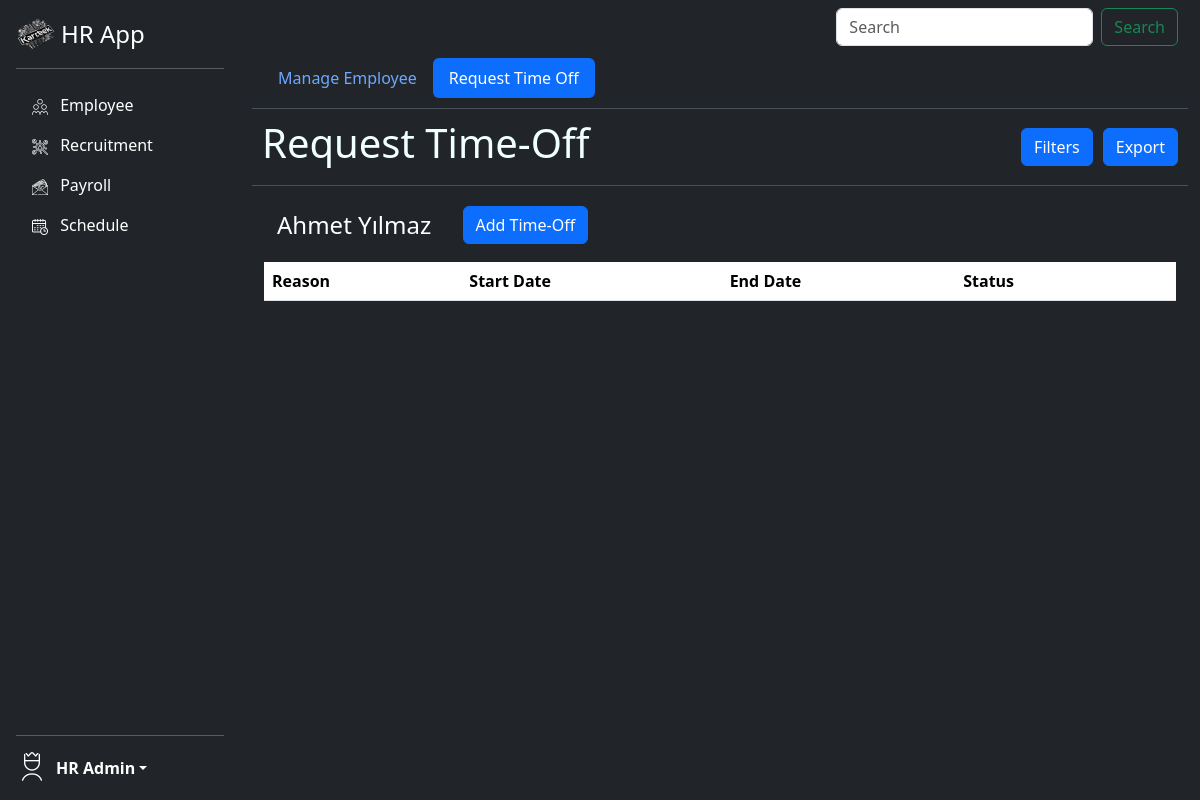
The page /hr_app/timeoffadmin (signed in) on the database as committed earlier.
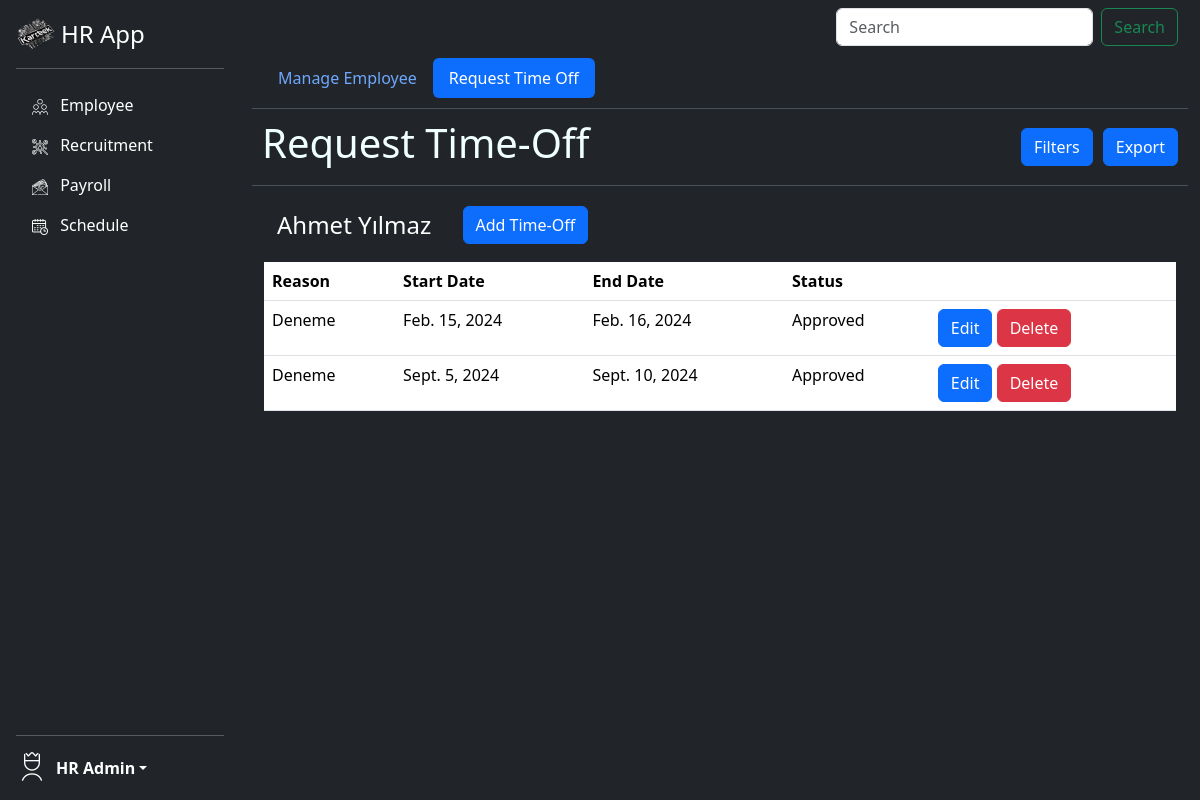
The same page on the database as committed later.
### hr_app/models.py (models this page shows, shortened)
class Employee(models.Model):
    user = models.OneToOneField(User, on_delete=models.CASCADE,null=True, blank=True)
    name = models.CharField(max_length=100)
    email = models.EmailField(help_text="someone@kartek.com",unique=True)
    phone = models.CharField(max_length=15)
    address = models.TextField(null=True)
    position = models.CharField(max_length=50)
    contract_type = models.CharField(max_length=50)
    hire_date= models.DateField()
    salary = models.DecimalField(max_digits=10,decimal_places=2)
    department = models.CharField(max_length=100)
    education = models.CharField(max_length=100)
    birthdate = models.DateField()
    photo = models.ImageField(upload_to="employee_photos/")
    password = models.CharField(max_length=120)
    absence = models.DecimalField(max_digits=4,decimal_places=1,null=True)
    USERNAME_FIELD = 'email'
    REQUIRED_FIELDS = ['name']

class LeaveRequest(models.Model):
    STATUS_CHOICES = [
        ("Pending", "Pending"),
        ("Approved", "Approved"),
        ("Rejected","Rejected")
    ]
    employee = models.ForeignKey(Employee, on_delete=models.CASCADE, related_name="leave_request")
    start_date = models.DateField()
    end_date = models.DateField()
    reason = models.CharField(max_length=100)
    status = models.CharField(max_length=20, choices=STATUS_CHOICES,default="Pending",null=True)

### hr_app/views.py (the view)
# urls.py: path('timeoffadmin', views.timeoffadmin, name="timeoffadmin"),
@login_required(login_url="/login")
def timeoffadmin(request):
    employees = Employee.objects.all()
    leave_requests = LeaveRequest.objects.all()
    return render(request,"timeoffadmin.html",{"employees":employees, "leave_requests":leave_requests})

### hr_app/templates/timeoffadmin.html (shortened to what this page needs)
{% extends "base.html" %}
{% block content %}
<div class="container fixed-top " style="max-height: 80vh; overflow-y: auto; margin-left: 20%; margin-top: 4%;width:auto">
  <nav class=" nav nav-pills navbar-expand-lg bg-dark border-bottom border-body" data-bs-theme="dark" style="color: azure;
padding: 10px;">
    <a href="{% url 'hr_app:manageemployee' %}" class="nav-link" aria-current="page"> Manage Employee</a>
    <a href="{% url 'hr_app:timeoffadmin' %}" class="nav-link active"> Request Time Off</a>
  </nav>
  <nav class="navbar navbar-expand-lg bg-dark border-bottom border-body" data-bs-theme="dark" style="padding: 10px; color: azure;">
    <h1 style="margin-right: auto;"> Request Time-Off</h1>
    <button type="button" class="btn btn-primary" data-bs-toggle="modal" data-bs-target="#exampleModal"
      style="margin-right:10px;">
      Filters
    </button>
    <a class="btn btn-primary" href="{% url 'hr_app:export_timeoff_to_excel'%}" role="button">Export</a>
  </nav>
  <div class="container" style="margin-top: 10px; overflow-y: auto;">
    <div class="accordion-dark" id="accordionExample" style="color: azure;">
      {% for employee in employees %}
          <div class="accordion-dark-item">
            <h2 class="accordion-header-dark">
              <button class="btn btn-dark" type="button" data-bs-toggle="collapse" data-bs-target="#collapse{{employee.id}}"
                aria-expanded="true" aria-controls="collapse{{employee.id}}" style="font-size: x-large;">
                {{employee.name}}
              </button>
              <a class="btn btn-primary" href="{% url 'hr_app:add_timeoff' employee.id %}" role="button" style="margin: 10px;">Add Time-Off</a>
            </h2>
            <div id="collapse{{employee.id}}" class="accordion-collapse collapse show" data-bs-parent="#accordionExample">
              <div class="accordion-body">
                <table class="table">
                  <thead>
                    <tr>
                      <th scope="col"> Reason</th>
                      <th scope="col"> Start Date</th>
                      <th scope="col"> End Date</th>
                      <th scope="col"> Status</th>
                      <th scope="col"> </th>
                    </tr>
                  </thead>
                  <tbody>
                        {% for leave_request in employee.leave_request.all %}
                          <tr>
                              <td> {{leave_request.reason}} </td>
                              <td> {{leave_request.start_date}} </td>
                              <td> {{leave_request.end_date}} </td>
                              <td> {{leave_request.status}} </td>
                              <td>
                                <a class="btn btn-primary" href="{% url 'hr_app:edit_timeoff' employee_id=employee.id leave_id=leave_request.id%}" role="button">Edit</a>
                                <a class="btn btn-danger" href="{% url 'hr_app:delete_timeoff' leave_request.id %}" role="button">Delete</a>
                              </td>
                          </tr>
                        {% endfor %}
                  </tbody>
                </table>
              </div>
            </div>
          </div>
      {% endfor %}
    </div>
  </div>
</div>
  {% endblock %}

Rows that differ between the two databases and show on the page:
added LeaveRequest: reason "Deneme", start_date "Feb. 15, 2024", end_date "Feb. 16, 2024", status "Approved"
added LeaveRequest: reason "Deneme", start_date "Sept. 5, 2024", end_date "Sept. 10, 2024", status "Approved"
